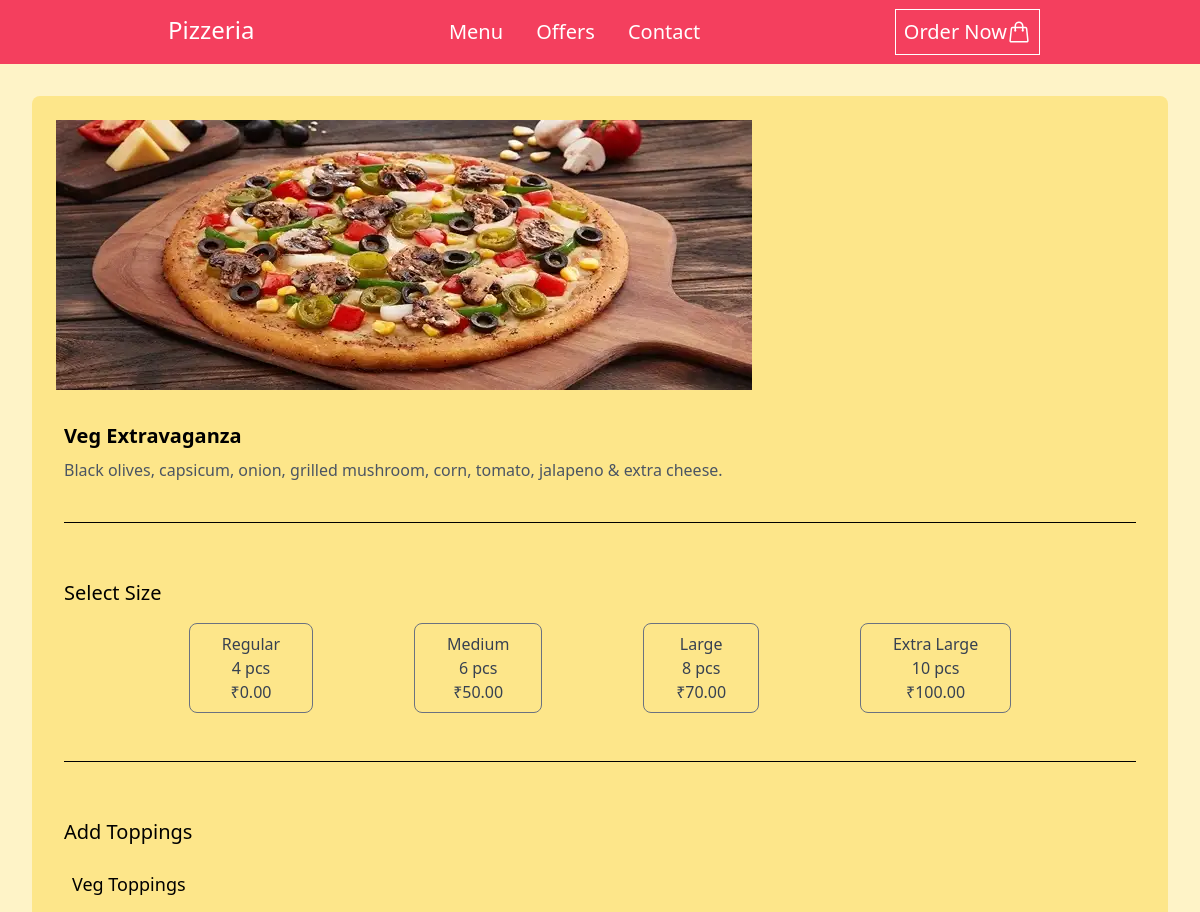
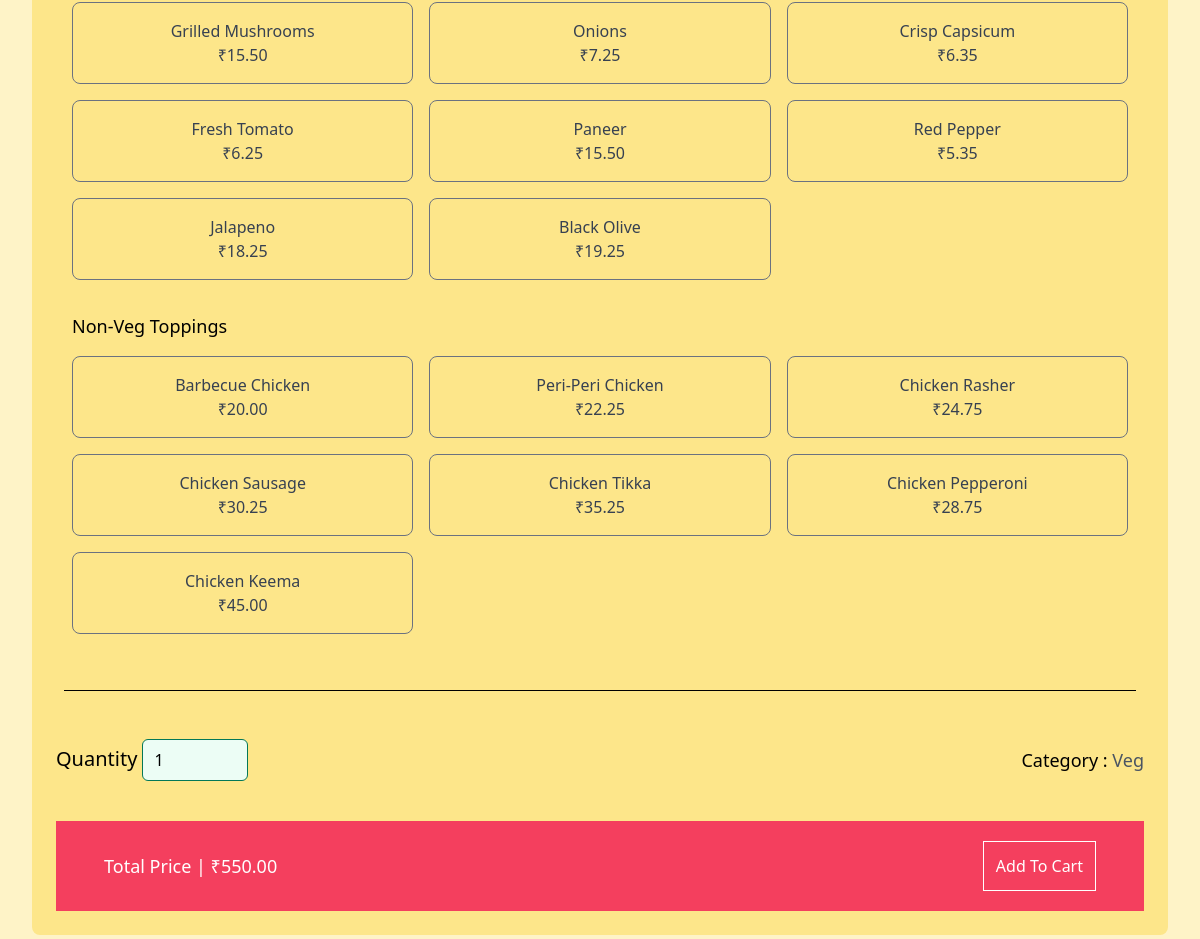
Page /pizza_detail/95f43b45-3ae7-41d9-9258-d70a9f5f07cf/ on the committed database (2 pictures, top to bottom).
### orders/models.py (models this page shows)
class BaseModel(models.Model):
    uid = models.UUIDField(default=uuid.uuid4, editable=False, primary_key=True)
    created_at = models.DateTimeField(default=timezone.now)
    updated_at = models.DateTimeField(default=timezone.now)
    class Meta:
        abstract = True

class Pizza(BaseModel):
    CATEGORY_CHOICE = [
        ('Veg', 'Veg'), ('Non-Veg', 'Non-Veg')
    ]
    name = models.CharField(max_length=100)
    description = models.TextField()
    pizza_image = models.ImageField(upload_to="pizza_image/", null=True)
    category = models.CharField(max_length=20, choices=CATEGORY_CHOICE)
    price = models.DecimalField(max_digits=6, decimal_places=2)
    available = models.BooleanField(default=True)

class Size(BaseModel):
    size = models.CharField(max_length=20)
    slices = models.PositiveIntegerField(max_length=2, null=True)
    price = models.DecimalField(max_digits=5, decimal_places=2)

class Topping(models.Model):
    CATEGORY_CHOICE = [
        ('Veg', 'Veg'), ('Non-Veg', 'Non-Veg')
    ]
    topping_name = models.CharField(max_length=100)
    price = models.DecimalField(max_digits=5, decimal_places=2)
    category = models.CharField(max_length=20, choices=CATEGORY_CHOICE, null=True)

### orders/views.py (the view)
# urls.py: path('pizza_detail/<uuid:pz_id>/', pizza_detail, name='pizza_detail'),
def pizza_detail(request, pz_id):
    pizza = Pizza.objects.get(uid = pz_id)
    size = Size.objects.all()
    veg_topping = Topping.objects.filter(category='Veg')
    non_veg_topping = Topping.objects.filter(category='Non-Veg')
    return render(request, 'pizza_detail.html', {'pizza':pizza, 'veg_topping':veg_topping, 'non_veg_topping':non_veg_topping, 'size':size})

### templates/pizza_detail.html (shortened to what this page needs)
{% extends 'base.html' %}
{% block main %}
<div class="bg-amber-200 p-6 rounded-lg">
    <div>
        <img src="{{ pizza.pizza_image.url }}" alt="">
    </div>
    <div class="my-6 p-2">
        <h2 class="text-xl font-semibold">{{ pizza.name }}</h2>
        <p class="mt-2 text-gray-600">{{ pizza.description }}</p>
        <div class="h-[1px] bg-black mt-10"></div>
    </div>
    <form method="post" action="{% url 'add_item_cart' pizza.uid %}">
        <div class="mt-10 p-2">
            <h2 class="text-xl font-medium">Select Size</h2>
            <div class="mt-4 px-6 flex items-center justify-evenly">
                {% for sz in size %}
                    <div>
                        <label class="relative cursor-pointer">
                            <div class="border flex flex-col items-center justify-center border-gray-500 text-gray-700 rounded-lg py-2 px-8 text-center peer-checked:border-emerald-700 peer-checked:bg-emerald-50">
                                <h3 class="font-medium">{{ sz.size }}</h3>
                                <p class="">{{ sz.slices }} pcs</p>
                                <p>₹{{ sz.price }}</p>
                            </div>
                        </label>
                    </div>
                {% endfor %}
            </div>
            <div class="h-[1px] bg-black mt-12"></div>
        </div>
        <div class="mt-10 p-2">
            <h2 class="text-xl font-medium">Add Toppings</h2>
            <div class="my-4 p-2">
                <h2 class="font-medium text-lg">Veg Toppings</h2>
                <div class="mt-4 grid grid-cols-3 gap-4">
                    {% for top in veg_topping %}
                        <label class="relative cursor-pointer">
                            <div class="border border-gray-500 rounded-lg p-4 text-center peer-checked:border-emerald-700 peer-checked:bg-emerald-50">
                                <span class="block peer-checked:text-emerald-700 font-medium text-gray-700">{{ top.topping_name }}</span>
                                <span class="block peer-checked:text-emerald-700 text-gray-700">₹{{ top.price }}</span>
                            </div>
                        </label>
                    {% endfor %}
                </div>
            </div>
            <div class="my-4 p-2">
                <h2 class="font-medium text-lg">Non-Veg Toppings</h2>
                <div class="mt-4 grid grid-cols-3 gap-4">
                    {% for top in non_veg_topping %}
                        <label class="relative cursor-pointer">
                            <div class="border border-gray-500 rounded-lg p-4 text-center peer-checked:border-emerald-700 peer-checked:bg-emerald-50">
                                <span class="block peer-checked:text-emerald-700 font-medium text-gray-700">{{ top.topping_name }}</span>
                                <span class="block peer-checked:text-emerald-700 text-gray-700">₹{{ top.price }}</span>
                            </div>
                        </label>
                    {% endfor %}
                </div>
            </div>
            <div class="h-[1px] bg-black mt-12"></div>
        </div>
        <div class="my-10 flex items-center justify-between">
            <div>
                <label for="quantity" class="text-xl font-medium">Quantity</label>
                <input type="number" name="quantity" min="1" max="10" value="1" class="rounded-md border-emerald-700 bg-emerald-50 focus:border-emerald-700 focus:ring-emerald-700">
            </div>
            <div class="text-lg">
                <span class="font-medium">Category : </span>
                <span class="text-gray-600 font-medium">{{ pizza.category }}</span>
            </div>
        </div>
        <div class="bg-rose-500 py-5 px-12">
            <div class="flex justify-between items-center">
                <p class="font-medium text-white text-lg">Total Price | ₹{{ pizza.price }}</p>
                <a href="{% url 'add_item_cart' pizza.uid %}"><button class="border p-3 font-medium text-white border-white hover:bg-emerald-600 hover:text-white">Add To Cart</button></a>
            </div>
        </div>
    </form>
</div>
{% endblock %}

### rows in the picture
Pizza: pizza_image (picture), name "Veg Extravaganza", description "Black olives, capsicum, onion, grilled mushroom, corn, tomato, jalapeno & extra cheese.", category "Veg", price "550.00"
Size: size "Regular", slices "4", price "0.00"
Size: size "Medium", slices "6", price "50.00"
Size: size "Large", slices "8", price "70.00"
Size: size "Extra Large", slices "10", price "100.00"
Topping: topping_name "Grilled Mushrooms", price "15.50"
Topping: topping_name "Onions", price "7.25"
Topping: topping_name "Crisp Capsicum", price "6.35"
Topping: topping_name "Fresh Tomato", price "6.25"
Topping: topping_name "Paneer", price "15.50"
Topping: topping_name "Red Pepper", price "5.35"
Topping: topping_name "Jalapeno", price "18.25"
Topping: topping_name "Black Olive", price "19.25"
Topping: topping_name "Barbecue Chicken", price "20.00"
Topping: topping_name "Peri-Peri Chicken", price "22.25"
Topping: topping_name "Chicken Rasher", price "24.75"
Topping: topping_name "Chicken Sausage", price "30.25"
Topping: topping_name "Chicken Tikka", price "35.25"
Topping: topping_name "Chicken Pepperoni", price "28.75"
Topping: topping_name "Chicken Keema", price "45.00"
